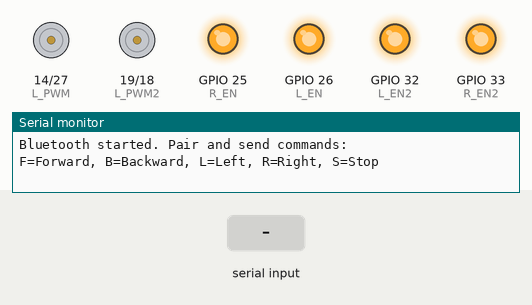
The sketch below on a simulated ESP32. Shown: motor-driver pin pairs drawn as motors (green arrow = first pin HIGH = forward, orange = second pin HIGH = backward, longer = more drive), output pins drawn as LEDs (lit = HIGH), the last lines printed to the serial monitor. Inputs (shaded band) come from the test bench. Nothing arrives over Bluetooth unless stated.

Above: at 1.2 s.
1.3 s: "F" received over the second serial link
At 2.5 s:
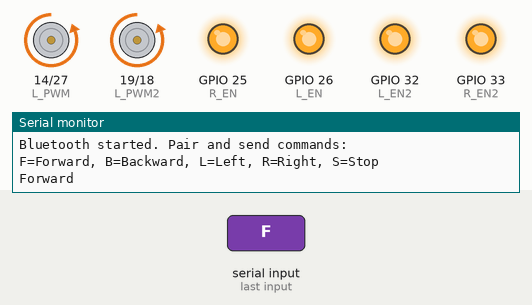
2.8 s: "B" received over the second serial link
At 3.6 s:
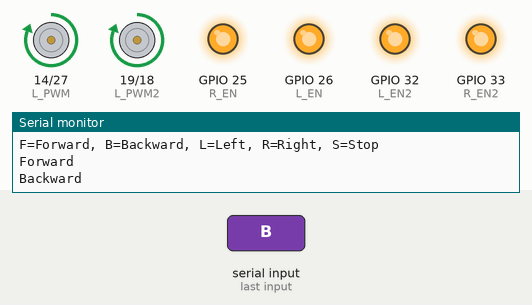
4.3 s: "Y" received over the second serial link
At 4.8 s:
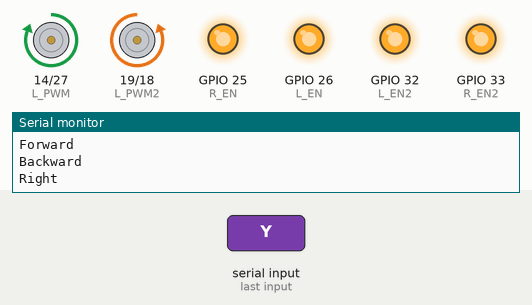
5.8 s: "X" received over the second serial link
At 7.1 s:
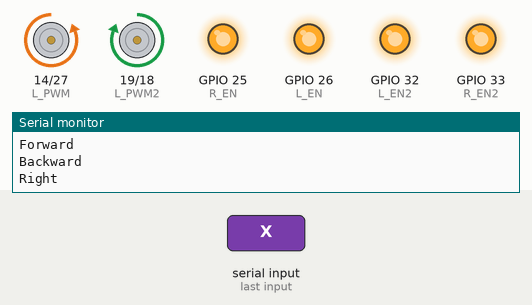
Timing chart, 0 to 8.3 s (numbered marks = the images above; inputs shaded):
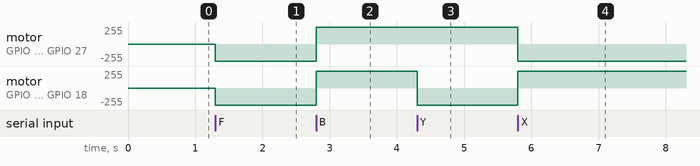

Measured:
- after the input at 1.3 s, motor on GPIO 14 (L_PWM) / GPIO 27 (R_PWM), motor on GPIO 19 (L_PWM2) / GPIO 18 (R_PWM2): stopped → backward 255/255 at once
- after the input at 2.8 s, motor on GPIO 14 (L_PWM) / GPIO 27 (R_PWM), motor on GPIO 19 (L_PWM2) / GPIO 18 (R_PWM2): backward 255/255 → forward 255/255 at once
- after the input at 4.3 s, motor on GPIO 19 (L_PWM2) / GPIO 18 (R_PWM2): forward 255/255 → backward 255/255 at once
- after the input at 5.8 s, motor on GPIO 14 (L_PWM) / GPIO 27 (R_PWM): forward 255/255 → backward 255/255 at once; motor on GPIO 19 (L_PWM2) / GPIO 18 (R_PWM2): backward 255/255 → forward 255/255 at once

The sketch:

ESP32_Bluetooth_RC.ino
```cpp
#include "BluetoothSerial.h" // Bluetooth library

BluetoothSerial SerialBT; // Create Bluetooth object

// Motor driver pins
#define R_EN   25  // Right enable
#define L_EN   26  // Left enable
#define R_EN2  33  // Right enable 2
#define L_EN2  32  // Left enable 2
#define R_PWM  27  // Right PWM
#define R_PWM2 18  // Right PWM 2
#define L_PWM  14  // Left PWM
#define L_PWM2 19  // Left PWM 2

void setupPins() {
  pinMode(R_EN, OUTPUT);  // Set pin as output
  pinMode(L_EN, OUTPUT);
  pinMode(R_EN2, OUTPUT);
  pinMode(L_EN2, OUTPUT);
  pinMode(R_PWM, OUTPUT);
  pinMode(L_PWM, OUTPUT);
  pinMode(R_PWM2, OUTPUT);
  pinMode(L_PWM2, OUTPUT);

  digitalWrite(R_EN, HIGH);  // Enable motor driver
  digitalWrite(L_EN, HIGH);
  digitalWrite(R_EN2, HIGH);
  digitalWrite(L_EN2, HIGH);
}

void moveForward() {  // Move forward
  analogWrite(R_PWM, 255);
  analogWrite(L_PWM, 0);
  analogWrite(R_PWM2, 255);
  analogWrite(L_PWM2, 0);
  Serial.println("Forward");
}

void moveBackward() {  // Move backward
  analogWrite(R_PWM, 0);
  analogWrite(L_PWM, 255);
  analogWrite(R_PWM2, 0);
  analogWrite(L_PWM2, 255);
  Serial.println("Backward");
}

void moveLeft() {  // Turn left
  analogWrite(R_PWM, 255);
  analogWrite(L_PWM, 0);
  analogWrite(R_PWM2, 50);
  analogWrite(L_PWM2, 0);
  Serial.println("Left");
}

void moveRight() {  // Turn right
  analogWrite(R_PWM, 50);
  analogWrite(L_PWM, 0);
  analogWrite(R_PWM2, 255);
  analogWrite(L_PWM2, 0);
  Serial.println("Right");
}

void moveLeftF(){  // Spin left
  analogWrite(R_PWM, 255);
  analogWrite(L_PWM, 0);
  analogWrite(R_PWM2, 0);
  analogWrite(L_PWM2, 255);
}

void moveRightF() {  // Spin right
  analogWrite(R_PWM, 0);
  analogWrite(L_PWM, 255);
  analogWrite(R_PWM2, 255);
  analogWrite(L_PWM2, 0);
  Serial.println("Right");
}

void stopMotors() {  // Stop all motors
  analogWrite(R_PWM, 0);
  analogWrite(L_PWM, 0);
  analogWrite(R_PWM2, 0);
  analogWrite(L_PWM2, 0);
  Serial.println("Stop");
}

void setup() {
  Serial.begin(115200);  // Start serial
  setupPins();           // Setup motor pins

  SerialBT.begin("ESP32_ROBOT");  // Start Bluetooth
  Serial.println("Bluetooth started. Pair and send commands:");
  Serial.println("F=Forward, B=Backward, L=Left, R=Right, S=Stop");
}

void loop() {
  if (SerialBT.available()) {  // Check Bluetooth input
    char command = SerialBT.read();  // Read command

    switch (command) {  // Match command
      case 'F': moveForward(); break;
      case 'B': moveBackward(); break;
      case 'L': moveLeft(); break;
      case 'R': moveRight(); break;
      case 'S': stopMotors(); break;
      case 'X': moveLeftF(); break;
      case 'Y': moveRightF(); break;
      default:
        Serial.println("Unknown command");
        break;
    }
  }
}
```
